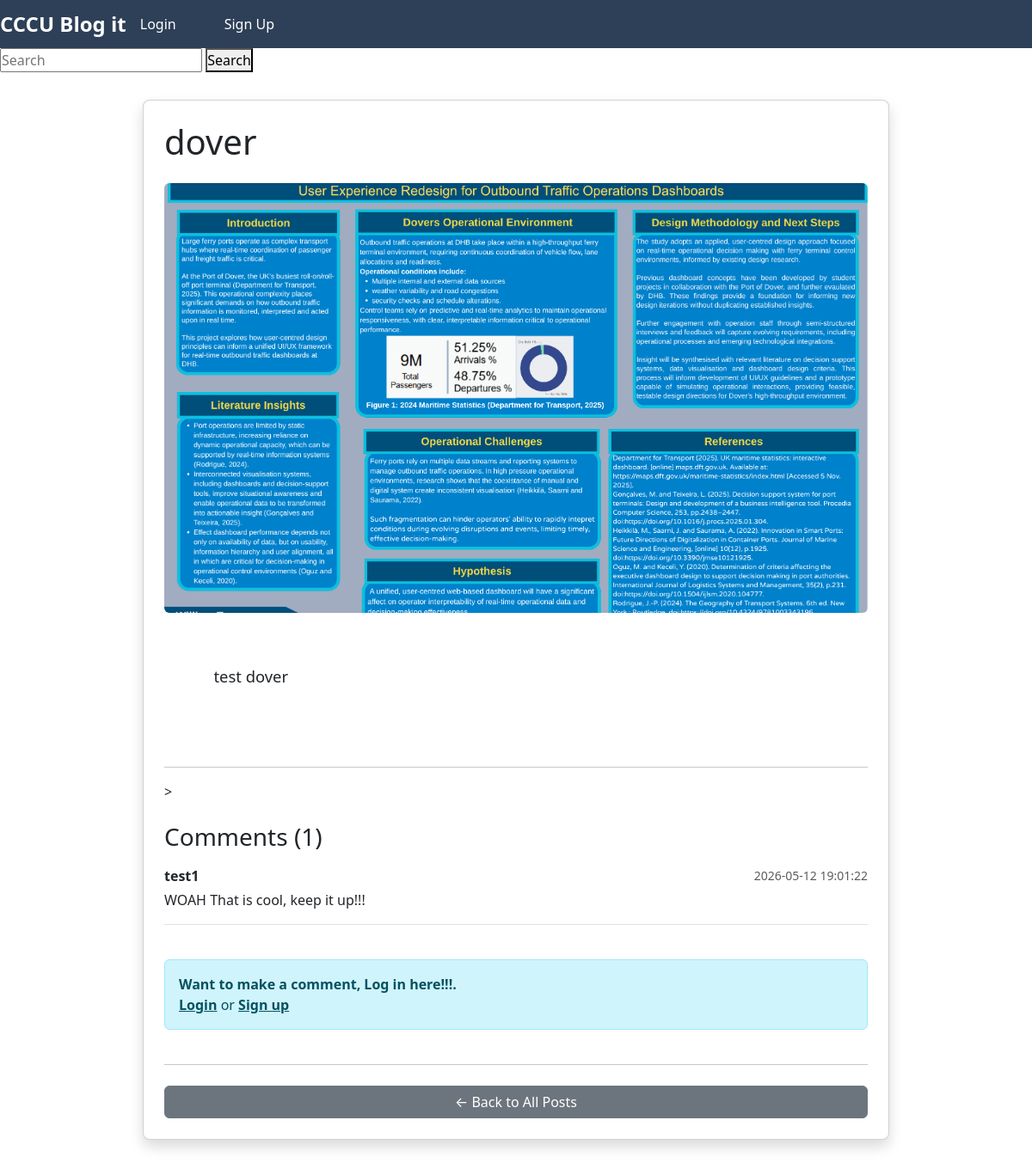
Screenshot of /post/2 with the database file from the repository.
### tables this page shows
CREATE TABLE finalProjects (
        id INTEGER PRIMARY KEY AUTOINCREMENT,
        title TEXT NOT NULL,
        description TEXT NOT NULL,
        image_filename TEXT NOT NULL            
      );

CREATE TABLE comments (
  id INTEGER PRIMARY KEY AUTOINCREMENT,
  post_id INTEGER NOT NULL,
  user_id INTEGER NOT NULL,
  text TEXT NOT NULL,
  timestamp DATETIME DEFAULT CURRENT_TIMESTAMP,
  FOREIGN KEY (post_id) REFERENCES finalProjects(id) ON DELETE CASCADE,
  FOREIGN KEY (user_id) REFERENCES user_login(id)                     
  );

CREATE TABLE user_login (
  id INTEGER PRIMARY KEY AUTOINCREMENT,
  username TEXT UNIQUE NOT NULL,
  password TEXT NOT NULl
  );

### server/app.py (the view, shortened to what this page needs)
@app.route('/post/<int:post_id>', methods=['GET', 'POST'])
def view_post(post_id):
    with OpenConn() as conn:
        post = conn.execute("""
            SELECT * FROM finalProjects WHERE id = ?
        """, (post_id,)).fetchone()
        comments = conn.execute("""
            SELECT c.text, c.timestamp, u.username
            FROM comments c
            JOIN user_login u ON c.user_id = u.id
            WHERE c.post_id = ?
            ORDER BY c.timestamp DESC
        """, (post_id,)).fetchall()
    if not post:
        flash("Post not found", "danger")
        return redirect(url_for('index'))
    return render_template('viewPost.html', post=post, comments=comments)

### server/database.py (called while the page is built)
def OpenConn() -> sqlite3.Connection:
  conn = sqlite3.connect(DBPath)
  conn.row_factory = sqlite3.Row
  return conn

### templates/viewPost.html (shortened to what this page needs)
{% extends "base.html" %}
{% block content %}
<div class="card shadow p-4 rounded-3">
    <h1 class="mb-4">{{ post.title }}</h1>
    {% if post.image_filename %}
        <div class="text-center mb-4">
            <img src="{{ url_for('static', filename='uploads/' ~ post.image_filename) }}"
                 class="img-fluid rounded"
                 style="max-height: 500px; object-fit: cover; width: 100%;">
        </div>
    {% else %}
        <p><em>No image available</em></p>
    {% endif %}
    <div class="mb-4">
        <p style="font-size: 1.15rem; line-height: 1.8; white-space: pre-wrap;">
            {{ post.description }}
        </p>
    </div>
    <hr>
    >
<h3 class="mt-4 mb-3"> Comments ({{ comments|length }})</h3>
    {% if comments %}
        {% for comment in comments %}
        <div class="border-bottom pb-3 mb-3">
            <div class="d-flex justify-content-between align-items-center">
                <strong>{{ comment['username'] }}</strong>
                <small class="text-muted">
                    {{ comment['timestamp'] }}
                </small>
            </div>
            <p class="mb-0 mt-1">{{ comment['text'] }}</p>
        </div>
        {% endfor %}
    {% else %}
        <p class="text-muted">No comments yet. Be the first to comment!</p>
    {% endif %}
     {% if current_user.is_authenticated %}
    <div class="mt-4">
        <h5>Add a Comment</h5>
        <form method="POST">
            <div class="mb-3">
                <textarea name="comment_text"
                          class="form-control"
                          rows="4"
                          placeholder="Write your comment here..."
                          required></textarea>
            </div>
            <button type="submit" class="btn btn-primary">Post Comment</button>
        </form>
    </div>
    {% else %}
    <div class="alert alert-info mt-4">
        <strong> Want to make a comment, Log in here!!!.</strong><br>
        <a href="{{ url_for('login') }}" class="alert-link">Login</a> or
        <a href="{{ url_for('signup') }}" class="alert-link">Sign up</a>
    </div>
    {% endif %}
    <hr class="my-4">
    <a href="{{ url_for('index') }}" class="btn btn-secondary">← Back to All Posts</a>
</div>
{% endblock %}

### static/styles.css (style rules this page uses)
* { margin: 0; padding: 0; box-sizing: border-box; }
body { font-family: 'Segoe UI', Tahoma, Geneva, Verdana, sans-serif; line-height: 1.6; color: #333; background-color: #f9f9f9; }

### rows the page displays
finalProjects: title "dover", image_filename (picture), description "test dover"
comments: username "test1", timestamp "2026-05-12 19:01:22", text "WOAH That is cool, keep it up!!!"

### other values shown
{{ comments|length }} "1"
